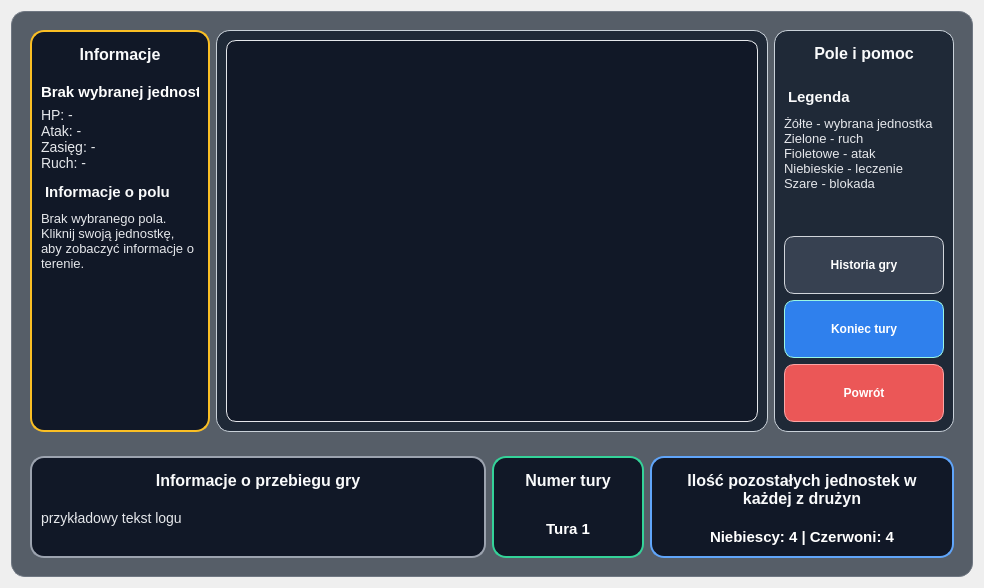
<?xml version="1.0" encoding="UTF-8"?>
<ui version="4.0">
 <class>BattlePage</class>
 <widget class="QWidget" name="BattlePage">
  <property name="geometry">
   <rect>
    <x>0</x>
    <y>0</y>
    <width>984</width>
    <height>586</height>
   </rect>
  </property>
  <property name="windowTitle">
   <string>Form</string>
  </property>
  <property name="styleSheet">
   <string notr="true">QFrame#mainPanel {
    background-color: #565e68;
    border: 1px solid #6f7782;
    border-radius: 14px;
}

QFrame#topPanel,
QFrame#bottomPanel {
    background: transparent;
    border: none;
}

QFrame#leftInfoPanel,
QFrame#boardOuterFrame,
QFrame#rightActionsPanel,
QFrame#battleLogPanel,
QFrame#turnPanel,
QFrame#teamsPanel {
    background-color: #1f2937;
    border: 1px solid #c9d1d9;
    border-radius: 14px;
}

QFrame#leftInfoPanel {
    background-color: #111827;
    border: 2px solid #fbbf24;
}

QFrame#teamsPanel {
    background-color: #111827;
    border: 2px solid #60a5fa;
}

QFrame#turnPanel {
    background-color: #111827;
    border: 2px solid #34d399;
}

QFrame#battleLogPanel {
    background-color: #111827;
    border: 2px solid #9ca3af;
}

QFrame#boardContainer {
    background-color: #111827;
    border: 1px solid #e5e7eb;
    border-radius: 10px;
}

QLabel {
    color: white;
    background: transparent;
    border: none;
    font-size: 13px;
}

QLabel#labelInfoTitle,
QLabel#labelActionsTitle,
QLabel#labelBattleLogTitle,
QLabel#labelTurnTitle,
QLabel#labelTeamsTitle {
    font-size: 16px;
    font-weight: 800;
    padding-bottom: 8px;
    color: #f9fafb;
}

QLabel#labelUnitName,
QLabel#labelTurnNumber,
QLabel#labelTeamsInfo {
    font-size: 15px;
    font-weight: 700;
}

QLabel#labelUnitStats,
QLabel#labelBattleLog {
    font-size: 14px;
    color: #e5e7eb;
}

QPushButton {
    background-color: #374151;
    color: white;
    border: 1px solid #d1d5db;
    border-radius: 10px;
    padding: 8px 12px;
    min-height: 40px;
    font-weight: 700;
}

QPushButton:hover {
    background-color: #4b5563;
}

QPushButton:pressed {
    background-color: #6b7280;
}

QPushButton#btnEndTurn {
    background-color: #2f80ed;
    border: 1px solid #99f6e4;
}

QPushButton#btnEndTurn:hover {
    background-color: #115e59;
}

QPushButton#btnBackToMenu {
    background-color: #eb5757;
    border: 1px solid #fca5a5;
}

QPushButton#btnBackToMenu:hover {
    background-color: #991b1b;
}

QLabel#labelTileInfoTitle,
QLabel#labelLegendTitle {
    font-size: 15px;
    font-weight: 700;
    color: #f9fafb;
    padding-top: 6px;
    padding-bottom: 4px;
}

QLabel#labelTileInfo,
QLabel#labelLegend {
    font-size: 13px;
    color: #e5e7eb;
}</string>
  </property>
  <layout class="QVBoxLayout" name="verticalLayout">
   <item>
    <widget class="QFrame" name="mainPanel">
     <property name="frameShape">
      <enum>QFrame::Shape::StyledPanel</enum>
     </property>
     <property name="frameShadow">
      <enum>QFrame::Shadow::Raised</enum>
     </property>
     <layout class="QVBoxLayout" name="verticalLayout_2">
      <item>
       <widget class="QFrame" name="topPanel">
        <property name="minimumSize">
         <size>
          <width>0</width>
          <height>420</height>
         </size>
        </property>
        <property name="frameShape">
         <enum>QFrame::Shape::StyledPanel</enum>
        </property>
        <property name="frameShadow">
         <enum>QFrame::Shadow::Raised</enum>
        </property>
        <layout class="QHBoxLayout" name="horizontalLayout" stretch="1,4,1">
         <item>
          <widget class="QFrame" name="leftInfoPanel">
           <property name="minimumSize">
            <size>
             <width>180</width>
             <height>0</height>
            </size>
           </property>
           <property name="frameShape">
            <enum>QFrame::Shape::StyledPanel</enum>
           </property>
           <property name="frameShadow">
            <enum>QFrame::Shadow::Raised</enum>
           </property>
           <property name="midLineWidth">
            <number>0</number>
           </property>
           <layout class="QVBoxLayout" name="verticalLayout_3">
            <item>
             <widget class="QLabel" name="labelInfoTitle">
              <property name="text">
               <string>Informacje</string>
              </property>
              <property name="alignment">
               <set>Qt::AlignmentFlag::AlignHCenter|Qt::AlignmentFlag::AlignTop</set>
              </property>
             </widget>
            </item>
            <item>
             <widget class="QLabel" name="labelUnitName">
              <property name="text">
               <string>Brak wybranej jednostki</string>
              </property>
             </widget>
            </item>
            <item>
             <widget class="QLabel" name="labelUnitStats">
              <property name="text">
               <string>HP: -
Atak: -
Zasięg: -
Ruch: -</string>
              </property>
              <property name="wordWrap">
               <bool>true</bool>
              </property>
             </widget>
            </item>
            <item>
             <widget class="QLabel" name="labelTileInfoTitle">
              <property name="text">
               <string>Informacje o polu</string>
              </property>
             </widget>
            </item>
            <item>
             <widget class="QLabel" name="labelTileInfo">
              <property name="text">
               <string>Brak wybranego pola.
Kliknij swoją jednostkę, aby zobaczyć informacje o terenie.</string>
              </property>
              <property name="wordWrap">
               <bool>true</bool>
              </property>
             </widget>
            </item>
            <item>
             <spacer name="verticalSpacer_2">
              <property name="orientation">
               <enum>Qt::Orientation::Vertical</enum>
              </property>
              <property name="sizeHint" stdset="0">
               <size>
                <width>20</width>
                <height>40</height>
               </size>
              </property>
             </spacer>
            </item>
           </layout>
          </widget>
         </item>
         <item>
          <widget class="QFrame" name="boardOuterFrame">
           <property name="minimumSize">
            <size>
             <width>0</width>
             <height>250</height>
            </size>
           </property>
           <property name="frameShape">
            <enum>QFrame::Shape::StyledPanel</enum>
           </property>
           <property name="frameShadow">
            <enum>QFrame::Shadow::Raised</enum>
           </property>
           <layout class="QVBoxLayout" name="verticalLayout_4">
            <item>
             <widget class="QFrame" name="boardContainer">
              <property name="frameShape">
               <enum>QFrame::Shape::StyledPanel</enum>
              </property>
              <property name="frameShadow">
               <enum>QFrame::Shadow::Raised</enum>
              </property>
              <layout class="QGridLayout" name="gridLayout_2"/>
             </widget>
            </item>
           </layout>
          </widget>
         </item>
         <item>
          <widget class="QFrame" name="rightActionsPanel">
           <property name="minimumSize">
            <size>
             <width>180</width>
             <height>0</height>
            </size>
           </property>
           <property name="frameShape">
            <enum>QFrame::Shape::StyledPanel</enum>
           </property>
           <property name="frameShadow">
            <enum>QFrame::Shadow::Raised</enum>
           </property>
           <property name="midLineWidth">
            <number>0</number>
           </property>
           <layout class="QVBoxLayout" name="verticalLayout_5">
            <item>
             <widget class="QLabel" name="labelActionsTitle">
              <property name="text">
               <string>Pole i pomoc</string>
              </property>
              <property name="alignment">
               <set>Qt::AlignmentFlag::AlignHCenter|Qt::AlignmentFlag::AlignTop</set>
              </property>
             </widget>
            </item>
            <item>
             <widget class="QLabel" name="labelLegendTitle">
              <property name="text">
               <string>Legenda</string>
              </property>
             </widget>
            </item>
            <item>
             <widget class="QLabel" name="labelLegend">
              <property name="text">
               <string>Żółte - wybrana jednostka
Zielone - ruch
Fioletowe - atak
Niebieskie - leczenie
Szare - blokada</string>
              </property>
              <property name="wordWrap">
               <bool>true</bool>
              </property>
             </widget>
            </item>
            <item>
             <spacer name="verticalSpacer">
              <property name="orientation">
               <enum>Qt::Orientation::Vertical</enum>
              </property>
              <property name="sizeHint" stdset="0">
               <size>
                <width>20</width>
                <height>90</height>
               </size>
              </property>
             </spacer>
            </item>
            <item>
             <widget class="QPushButton" name="btnShowBattleLog">
              <property name="text">
               <string>Historia gry</string>
              </property>
             </widget>
            </item>
            <item>
             <widget class="QPushButton" name="btnEndTurn">
              <property name="text">
               <string>Koniec tury</string>
              </property>
             </widget>
            </item>
            <item>
             <widget class="QPushButton" name="btnBackToMenu">
              <property name="text">
               <string>Powrót</string>
              </property>
             </widget>
            </item>
           </layout>
          </widget>
         </item>
        </layout>
       </widget>
      </item>
      <item>
       <widget class="QFrame" name="bottomPanel">
        <property name="minimumSize">
         <size>
          <width>0</width>
          <height>120</height>
         </size>
        </property>
        <property name="frameShape">
         <enum>QFrame::Shape::StyledPanel</enum>
        </property>
        <property name="frameShadow">
         <enum>QFrame::Shadow::Raised</enum>
        </property>
        <layout class="QHBoxLayout" name="horizontalLayout_2" stretch="3,1,2">
         <item>
          <widget class="QFrame" name="battleLogPanel">
           <property name="frameShape">
            <enum>QFrame::Shape::StyledPanel</enum>
           </property>
           <property name="frameShadow">
            <enum>QFrame::Shadow::Raised</enum>
           </property>
           <layout class="QVBoxLayout" name="verticalLayout_6">
            <item>
             <widget class="QLabel" name="labelBattleLogTitle">
              <property name="text">
               <string>Informacje o przebiegu gry</string>
              </property>
              <property name="alignment">
               <set>Qt::AlignmentFlag::AlignHCenter|Qt::AlignmentFlag::AlignTop</set>
              </property>
             </widget>
            </item>
            <item>
             <widget class="QLabel" name="labelBattleLog">
              <property name="text">
               <string>przykładowy tekst logu</string>
              </property>
              <property name="alignment">
               <set>Qt::AlignmentFlag::AlignLeading|Qt::AlignmentFlag::AlignLeft|Qt::AlignmentFlag::AlignTop</set>
              </property>
              <property name="wordWrap">
               <bool>true</bool>
              </property>
             </widget>
            </item>
           </layout>
          </widget>
         </item>
         <item>
          <widget class="QFrame" name="turnPanel">
           <property name="frameShape">
            <enum>QFrame::Shape::StyledPanel</enum>
           </property>
           <property name="frameShadow">
            <enum>QFrame::Shadow::Raised</enum>
           </property>
           <layout class="QVBoxLayout" name="verticalLayout_7">
            <item>
             <widget class="QLabel" name="labelTurnTitle">
              <property name="text">
               <string>Numer tury</string>
              </property>
              <property name="alignment">
               <set>Qt::AlignmentFlag::AlignHCenter|Qt::AlignmentFlag::AlignTop</set>
              </property>
             </widget>
            </item>
            <item>
             <widget class="QLabel" name="labelTurnNumber">
              <property name="text">
               <string>Tura 1</string>
              </property>
              <property name="alignment">
               <set>Qt::AlignmentFlag::AlignCenter</set>
              </property>
             </widget>
            </item>
           </layout>
          </widget>
         </item>
         <item>
          <widget class="QFrame" name="teamsPanel">
           <property name="frameShape">
            <enum>QFrame::Shape::StyledPanel</enum>
           </property>
           <property name="frameShadow">
            <enum>QFrame::Shadow::Raised</enum>
           </property>
           <layout class="QVBoxLayout" name="verticalLayout_8">
            <item>
             <widget class="QLabel" name="labelTeamsTitle">
              <property name="text">
               <string>Ilość pozostałych jednostek w każdej z drużyn</string>
              </property>
              <property name="alignment">
               <set>Qt::AlignmentFlag::AlignHCenter|Qt::AlignmentFlag::AlignTop</set>
              </property>
              <property name="wordWrap">
               <bool>true</bool>
              </property>
             </widget>
            </item>
            <item>
             <widget class="QLabel" name="labelTeamsInfo">
              <property name="text">
               <string>Niebiescy: 4 | Czerwoni: 4</string>
              </property>
              <property name="alignment">
               <set>Qt::AlignmentFlag::AlignCenter</set>
              </property>
             </widget>
            </item>
           </layout>
          </widget>
         </item>
        </layout>
       </widget>
      </item>
     </layout>
    </widget>
   </item>
  </layout>
 </widget>
 <resources/>
 <connections/>
</ui>
